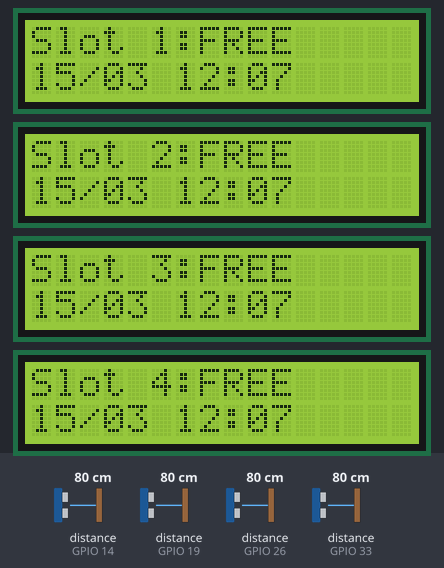
The sketch below on a simulated ESP32. On the bench: 4 × 16×2 character LCD. Wiring (inferred from the names in the program): 4 × ultrasonic range finder: trigger GPIO 18, echo GPIO 19 / trigger GPIO 25, echo GPIO 26 / trigger GPIO 27, echo GPIO 14 / trigger GPIO 32, echo GPIO 33. Inputs (shaded band) come from the test bench; at power-on: distance to the obstacle (sensors on GPIO 14, GPIO 19, GPIO 26, GPIO 33) 80 cm. The echo pulse lasts 58.3 µs per cm; WiFi joins after 1.5 s; servers stay silent unless stated; the local clock reads 2024-03-15 10:24:30 at power-on unless the sketch sets it; the Firebase database answers and starts empty; what the sketch prints to the serial monitor is not drawn.

Above: at 3.4 s.
3.5 s: distance to the obstacle (sensor on GPIO 14) set to 2 cm
At 4.1 s:
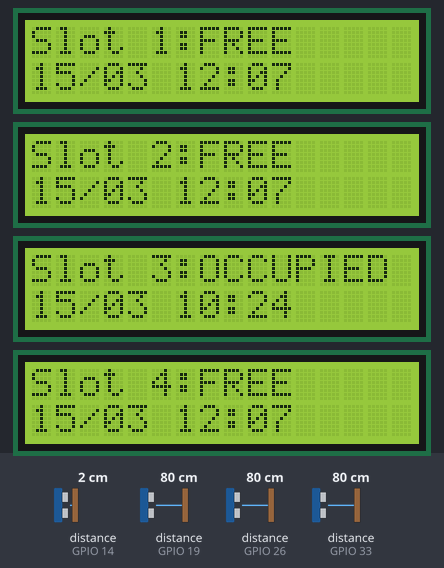
5.1 s: distance to the obstacle (sensor on GPIO 19) set to 2 cm
At 6.3 s:
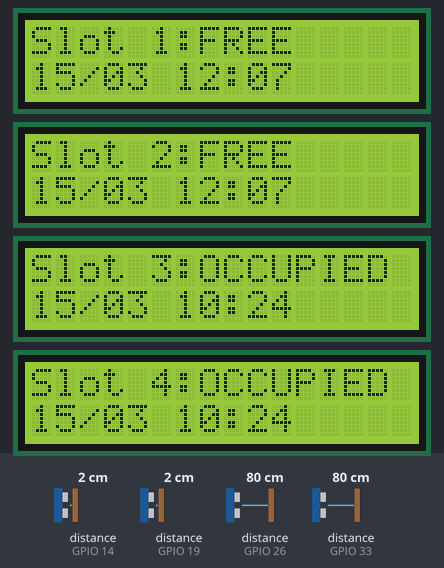
7.3 s: distance to the obstacle (sensor on GPIO 26) set to 2 cm
At 7.8 s:
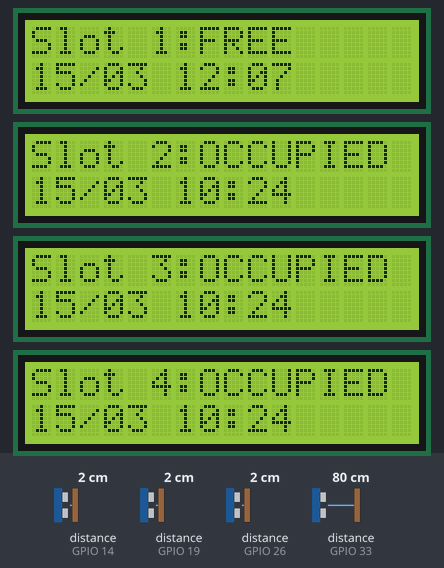
8.9 s: distance to the obstacle (sensor on GPIO 33) set to 2 cm
At 9.4 s:
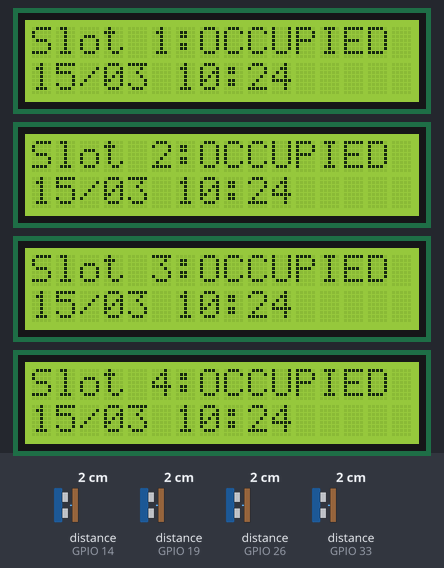
10.4 s: distance to the obstacle (sensor on GPIO 14) set to 35 cm
At 11.6 s:
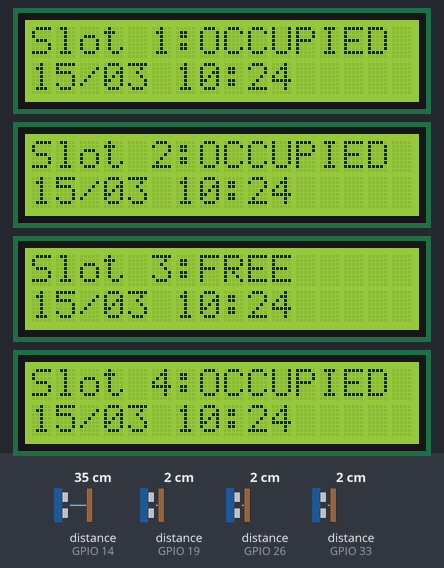
12.0 s: distance to the obstacle (sensor on GPIO 19) set to 18 cm
At 12.6 s:
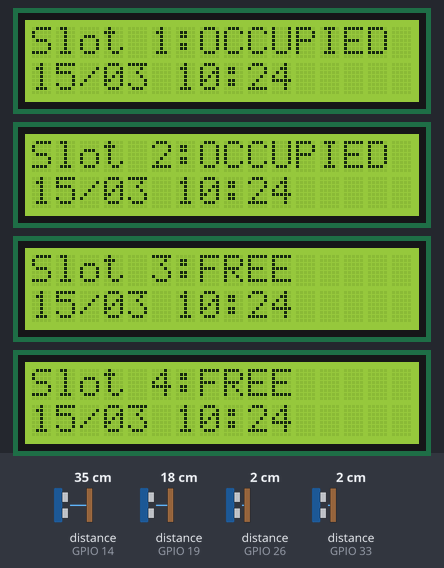
Timing chart, 0 to 14.7 s (numbered marks = the images above; inputs shaded):
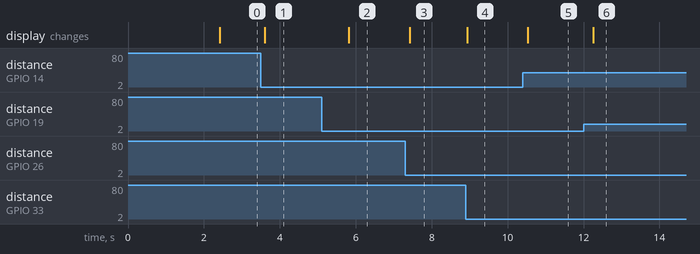

Measured:
- after the input at 3.5 s, the display: changes after 0.10 s (image 1)
- after the input at 5.1 s, the display: changes after 0.72 s (image 2)
- after the input at 7.3 s, the display: changes after 0.13 s (image 3)
- after the input at 8.9 s, the display: changes at once (image 4)
- after the input at 10.4 s, the display: changes after 0.13 s (image 5)
- after the input at 12.0 s, the display: changes after 0.26 s (image 6)

The sketch:

Arrivax_ardunio_code.ino
```cpp
#include <Arduino.h>
#include <WiFi.h>
#include <HTTPClient.h>
#include <WiFiClient.h>
#include <Firebase_ESP_Client.h>
#include "time.h"         // Server time
#include "addons/TokenHelper.h"  // For Firebase token generation
#include "addons/RTDBHelper.h"   // Helps read/write Firebase data
#include <Wire.h>
#include <LiquidCrystal_I2C.h>

// ----------- CONFIGURATION -----------
#define WIFI_SSID "M iPhone"
#define WIFI_PASSWORD "mOLa@925"
#define API_KEY "AIzaSyAYUkpiDmBFChPo956zSoq9mpj1Qiumozc"
#define USER_EMAIL "user@gmail.com"
#define USER_PASSWORD "User@123"
#define DATABASE_URL "https://arrivax-a7884-default-rtdb.firebaseio.com"

// ----------- FIREBASE OBJECTS -----------
FirebaseData fbdo;
FirebaseAuth auth;
FirebaseConfig config;
FirebaseJson json;

String uid;
String History = "/history";
String DB_history;

// ----------- TIME & TIMERS -----------
const char* ntpServer = "pool.ntp.org";
struct tm timeinfo;
String timestamp;

unsigned long lastTime = 0;
unsigned long timerDelay = 3000;    // Update live feed every 3 seconds

unsigned long lastTime2 = 0;
unsigned long timerDelay2 = 60000;  // Update history every 60 seconds

unsigned long lastTime3 = 0;
unsigned long timerDelay3 = 5000;   // Fetch delay info from Firebase every 5 seconds

// ----------- HARDWARE INIT -----------
// I2C LCDs (Address, Columns, Rows)
LiquidCrystal_I2C lcd1(0x23, 16, 2);
LiquidCrystal_I2C lcd2(0x24, 16, 2);
LiquidCrystal_I2C lcd3(0x25, 16, 2);
LiquidCrystal_I2C lcd4(0x26, 16, 2);

// ----------- PIN DEFINITIONS -----------

// Slot 1
#define TRIG1 32
#define ECHO1 33

// Slot 2
#define TRIG2 25
#define ECHO2 26

// Slot 3
#define TRIG3 27
#define ECHO3 14

// Slot 4
#define TRIG4 18
#define ECHO4 19

// ----------- SENSOR VARIABLES -----------
const float OCCUPIED_DISTANCE = 10.0;

// Current Distances
float slot1_distance = 0;
float slot2_distance = 0;
float slot3_distance = 0;
float slot4_distance = 0;

// Current Statuses
String slot1_status = "FREE";
String slot2_status = "FREE";
String slot3_status = "FREE";
String slot4_status = "FREE";

// Previous Statuses (to detect changes)
String prev_slot1_status = "FREE";
String prev_slot2_status = "FREE";
String prev_slot3_status = "FREE";
String prev_slot4_status = "FREE";

// Timestamps for status changes
String slot1_time = "1773576444000";
String slot2_time = "1773576444000";
String slot3_time = "1773576444000";
String slot4_time = "1773576444000";

// Delay Statuses from Firebase
int slot1_delay = 0;
int slot2_delay = 0;
int slot3_delay = 0;
int slot4_delay = 0;

// ----------- SETUP -----------
void setup() {
  Serial.begin(115200);

  // Initialize Ultrasonic Pins
  pinMode(TRIG1, OUTPUT); pinMode(ECHO1, INPUT);
  pinMode(TRIG2, OUTPUT); pinMode(ECHO2, INPUT);
  pinMode(TRIG3, OUTPUT); pinMode(ECHO3, INPUT);
  pinMode(TRIG4, OUTPUT); pinMode(ECHO4, INPUT);

  // Initialize I2C and LCDs
  Wire.begin(21, 22);
  lcd1.begin(); lcd1.backlight();
  lcd2.begin(); lcd2.backlight();
  lcd3.begin(); lcd3.backlight();
  lcd4.begin(); lcd4.backlight();

  // Connect to WiFi and Time Server
  initWiFi();
  configTime(19800, 0, ntpServer); // 19800 seconds = +5:30 offset

  // Configure Firebase
  config.api_key = API_KEY;
  auth.user.email = USER_EMAIL;
  auth.user.password = USER_PASSWORD;
  config.database_url = DATABASE_URL;

  Firebase.reconnectWiFi(true);
  fbdo.setResponseSize(4096);
  config.token_status_callback = tokenStatusCallback;
  config.max_token_generation_retry = 5;

  Firebase.begin(&config, &auth);

  Serial.println("Getting User UID");
  while ((auth.token.uid) == "") {
    Serial.print('.');
    delay(1000);
  }
  uid = auth.token.uid.c_str();
  Serial.print("\nUser UID: ");
  Serial.println(uid);
}

// ----------- MAIN LOOP -----------
void loop() {
  // Get current timestamp in milliseconds
  timestamp = getTime();
  timestamp = timestamp + "000";

  // 1. Timer: Send Live Feed to Firebase
  if ((millis() - lastTime) > timerDelay) {
    liveFeed();
    lastTime = millis();
  }

  // 2. Timer: Log History to Firebase
  if ((millis() - lastTime2) > timerDelay2) {
    historyData();
    lastTime2 = millis();
  }

  // 3. Timer: Fetch Delay info from Firebase
  if ((millis() - lastTime3) > timerDelay3) {
    getDelayInfo();
    lastTime3 = millis();
  }

  // Read all ultrasonic sensors
  readSlot1();
  readSlot2();
  readSlot3();
  readSlot4();

  // Update LCD panels
  displaySlots();

  // Print diagnostics to Serial Monitor
  Serial.println("----- BUS SLOT STATUS -----");
  Serial.printf("Slot 1 | Dist: %.2f cm | Stat: %s | Time: %s | Delay: %d\n", slot1_distance, slot1_status.c_str(), slot1_time.c_str(), slot1_delay);
  Serial.printf("Slot 2 | Dist: %.2f cm | Stat: %s | Time: %s | Delay: %d\n", slot2_distance, slot2_status.c_str(), slot2_time.c_str(), slot2_delay);
  Serial.printf("Slot 3 | Dist: %.2f cm | Stat: %s | Time: %s | Delay: %d\n", slot3_distance, slot3_status.c_str(), slot3_time.c_str(), slot3_delay);
  Serial.printf("Slot 4 | Dist: %.2f cm | Stat: %s | Time: %s | Delay: %d\n", slot4_distance, slot4_status.c_str(), slot4_time.c_str(), slot4_delay);
  Serial.println("-----------------------------");
}

// ----------- HELPER FUNCTIONS -----------

void initWiFi() {
  WiFi.begin(WIFI_SSID, WIFI_PASSWORD);
  Serial.print("Connecting to WiFi ..");
  while (WiFi.status() != WL_CONNECTED) {
    Serial.print('.');
    delay(1000);
  }
  Serial.println();
  Serial.print("Connected! IP: ");
  Serial.println(WiFi.localIP());
}

unsigned long getTime() {
  time_t now;
  if (!getLocalTime(&timeinfo)) {
    return (0);
  }
  time(&now);
  return now;
}

// ----------- SENSOR READING LOGIC -----------
// Reads distance, updates status, and logs time if status changes.
void readSlot1() {
  digitalWrite(TRIG1, LOW); delayMicroseconds(2);
  digitalWrite(TRIG1, HIGH); delayMicroseconds(10);
  digitalWrite(TRIG1, LOW);
  long duration = pulseIn(ECHO1, HIGH);
  slot1_distance = duration * 0.034 / 2;

  slot1_status = (slot1_distance < OCCUPIED_DISTANCE) ? "OCCUPIED" : "FREE";

  if (slot1_status != prev_slot1_status) {
    slot1_time = timestamp;
    prev_slot1_status = slot1_status;
    lcd1.clear(); // Clear LCD only on status change to prevent flickering
  }
}

void readSlot2() {
  digitalWrite(TRIG2, LOW); delayMicroseconds(2);
  digitalWrite(TRIG2, HIGH); delayMicroseconds(10);
  digitalWrite(TRIG2, LOW);
  long duration = pulseIn(ECHO2, HIGH);
  slot2_distance = duration * 0.034 / 2;

  slot2_status = (slot2_distance < OCCUPIED_DISTANCE) ? "OCCUPIED" : "FREE";

  if (slot2_status != prev_slot2_status) {
    slot2_time = timestamp;
    prev_slot2_status = slot2_status;
    lcd2.clear();
  }
}

void readSlot3() {
  digitalWrite(TRIG3, LOW); delayMicroseconds(2);
  digitalWrite(TRIG3, HIGH); delayMicroseconds(10);
  digitalWrite(TRIG3, LOW);
  long duration = pulseIn(ECHO3, HIGH);
  slot3_distance = duration * 0.034 / 2;

  slot3_status = (slot3_distance < OCCUPIED_DISTANCE) ? "OCCUPIED" : "FREE";

  if (slot3_status != prev_slot3_status) {
    slot3_time = timestamp;
    prev_slot3_status = slot3_status;
    lcd3.clear();
  }
}

void readSlot4() {
  digitalWrite(TRIG4, LOW); delayMicroseconds(2);
  digitalWrite(TRIG4, HIGH); delayMicroseconds(10);
  digitalWrite(TRIG4, LOW);
  long duration = pulseIn(ECHO4, HIGH);
  slot4_distance = duration * 0.034 / 2;

  slot4_status = (slot4_distance < OCCUPIED_DISTANCE) ? "OCCUPIED" : "FREE";

  if (slot4_status != prev_slot4_status) {
    slot4_time = timestamp;
    prev_slot4_status = slot4_status;
    lcd4.clear();
  }
}

// ----------- FIREBASE COMMUNICATION -----------

void liveFeed() {
  json.clear();
  json.set("slot1", slot1_status);
  json.set("slot1_time", slot1_time);
  json.set("slot2", slot2_status);
  json.set("slot2_time", slot2_time);
  json.set("slot3", slot3_status);
  json.set("slot3_time", slot3_time);
  json.set("slot4", slot4_status);
  json.set("slot4_time", slot4_time);

  if (Firebase.RTDB.setJSON(&fbdo, "slots", &json)) {
    Serial.println("Live data sent successfully");
  } else {
    Serial.println("Firebase Error (Live): " + fbdo.errorReason());
  }
}

void historyData() {
  DB_history = History + "/" + String(timestamp);
  json.clear();
  json.set("/slot1", slot1_status);
  json.set("/slot1_time", String(slot1_time));
  json.set("/slot2", slot2_status);
  json.set("/slot2_time", String(slot2_time));
  json.set("/slot3", slot3_status);
  json.set("/slot3_time", String(slot3_time));
  json.set("/slot4", slot4_status);
  json.set("/slot4_time", String(slot4_time));
  json.set("/timestamp", String(timestamp));

  if (Firebase.RTDB.setJSON(&fbdo, DB_history.c_str(), &json)) {
    Serial.println("History data logged successfully");
  } else {
    Serial.println("Firebase Error (History): " + fbdo.errorReason());
  }
}

// Retrieves the 'delay' integer from the slots_info node for each slot
void getDelayInfo() {
  Serial.println("--- Fetching Delay Info from Firebase ---");

  // Check Slot 1
  if (Firebase.RTDB.getInt(&fbdo, "/slots_info/slot1/delay")) {
    slot1_delay = fbdo.intData();
    Serial.print("Slot 1 Delay fetched: ");
    Serial.println(slot1_delay);
  } else {
    Serial.print("Slot 1 Read Error: ");
    Serial.println(fbdo.errorReason());
  }

  // Check Slot 2
  if (Firebase.RTDB.getInt(&fbdo, "/slots_info/slot2/delay")) {
    slot2_delay = fbdo.intData();
  } else {
    Serial.print("Slot 2 Read Error: ");
    Serial.println(fbdo.errorReason());
  }

  // Check Slot 3
  if (Firebase.RTDB.getInt(&fbdo, "/slots_info/slot3/delay")) {
    slot3_delay = fbdo.intData();
  } else {
    Serial.print("Slot 3 Read Error: ");
    Serial.println(fbdo.errorReason());
  }

  // Check Slot 4
  if (Firebase.RTDB.getInt(&fbdo, "/slots_info/slot4/delay")) {
    slot4_delay = fbdo.intData();
  } else {
    Serial.print("Slot 4 Read Error: ");
    Serial.println(fbdo.errorReason());
  }
}

// ----------- DISPLAY & FORMATTING -----------

void displaySlots() {
  // LCD 1
  lcd1.setCursor(0, 0);
  lcd1.print("Slot 1:"); lcd1.print(slot1_status); lcd1.print("   ");
  lcd1.setCursor(0, 1);
  if (slot1_delay == -1) {
    lcd1.print("Delayed         "); // Padded to overwrite old characters
  } else {
    lcd1.print(formatDateTime(slot1_time)); lcd1.print("    ");
  }

  // LCD 2
  lcd2.setCursor(0, 0);
  lcd2.print("Slot 2:"); lcd2.print(slot2_status); lcd2.print("   ");
  lcd2.setCursor(0, 1);
  if (slot2_delay == -1) {
    lcd2.print("Delayed         ");
  } else {
    lcd2.print(formatDateTime(slot2_time)); lcd2.print("    ");
  }

  // LCD 3
  lcd3.setCursor(0, 0);
  lcd3.print("Slot 3:"); lcd3.print(slot3_status); lcd3.print("   ");
  lcd3.setCursor(0, 1);
  if (slot3_delay == -1) {
    lcd3.print("Delayed         ");
  } else {
    lcd3.print(formatDateTime(slot3_time)); lcd3.print("    ");
  }

  // LCD 4
  lcd4.setCursor(0, 0);
  lcd4.print("Slot 4:"); lcd4.print(slot4_status); lcd4.print("   ");
  lcd4.setCursor(0, 1);
  if (slot4_delay == -1) {
    lcd4.print("Delayed         ");
  } else {
    lcd4.print(formatDateTime(slot4_time)); lcd4.print("    ");
  }
}

// Converts Unix timestamp string to a readable format (DD/MM HH:MM)
String formatDateTime(String ts) {
  int64_t raw = atoll(ts.c_str());
  raw = raw / 1000;
  struct tm *ti = localtime((time_t*)&raw);

  char buffer[20];
  sprintf(buffer, "%02d/%02d %02d:%02d",
          ti->tm_mday,
          ti->tm_mon + 1,
          ti->tm_hour,
          ti->tm_min);

  return String(buffer);
}
```
